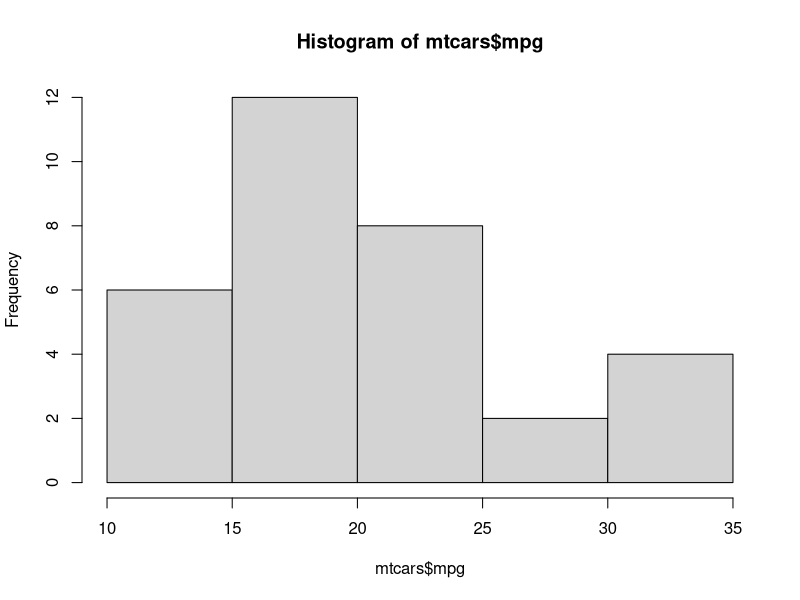
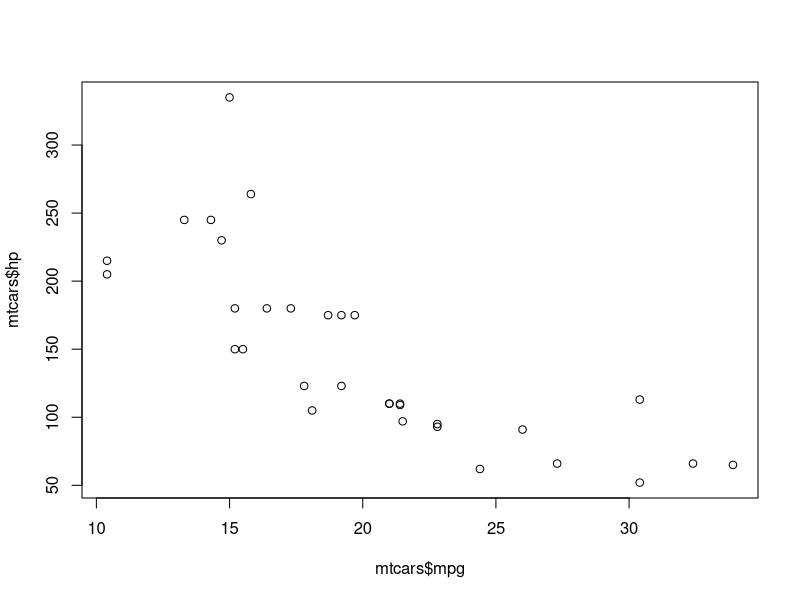
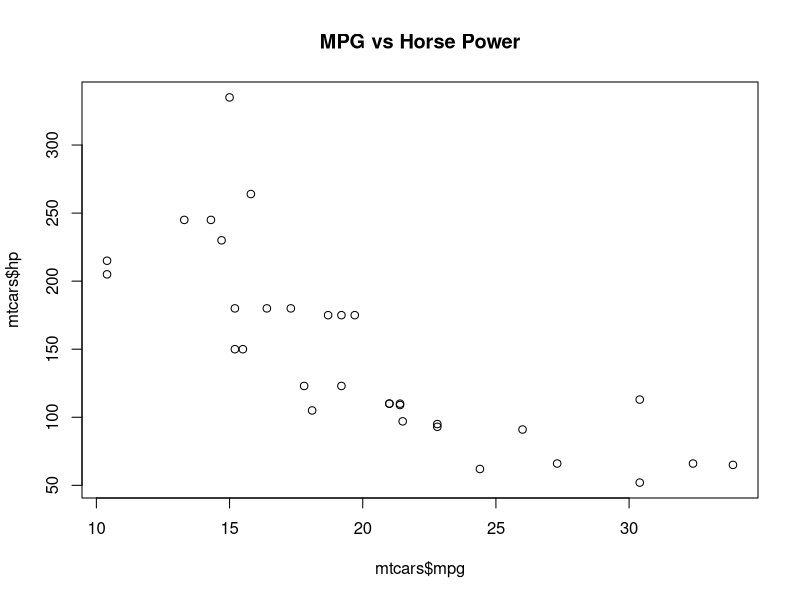
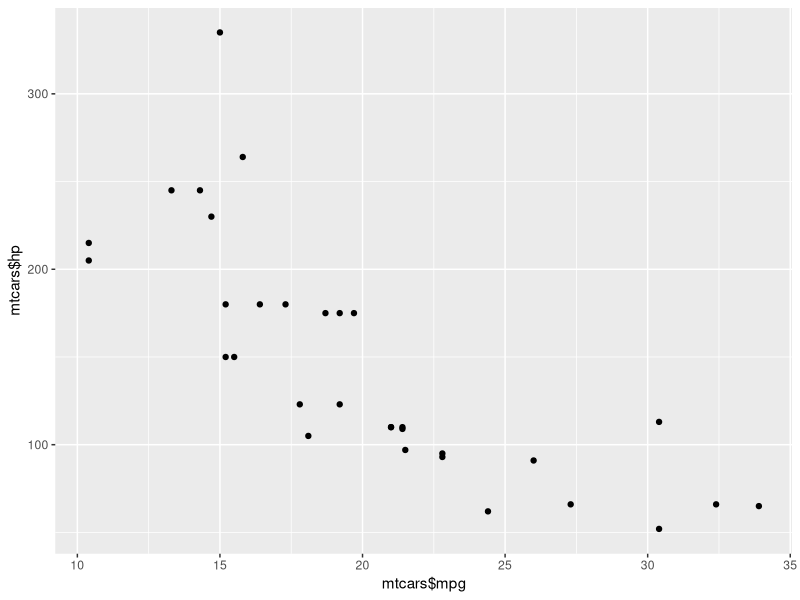
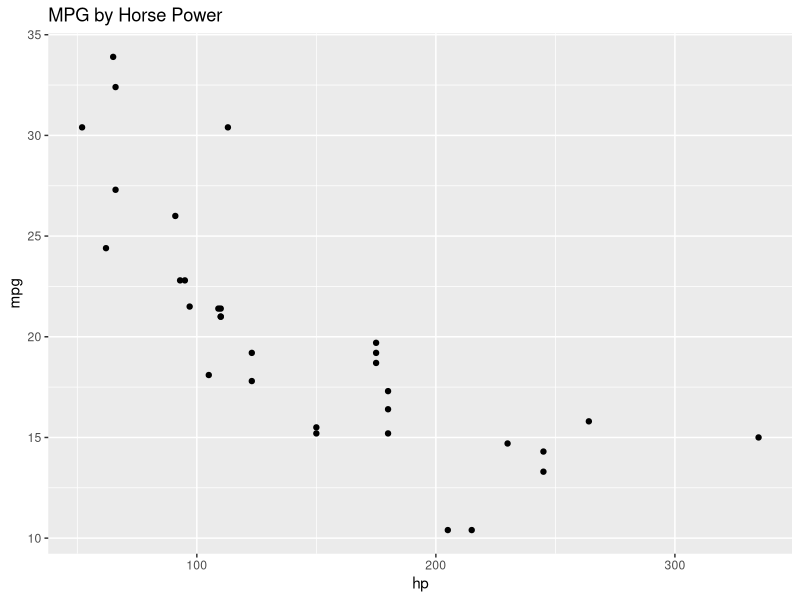
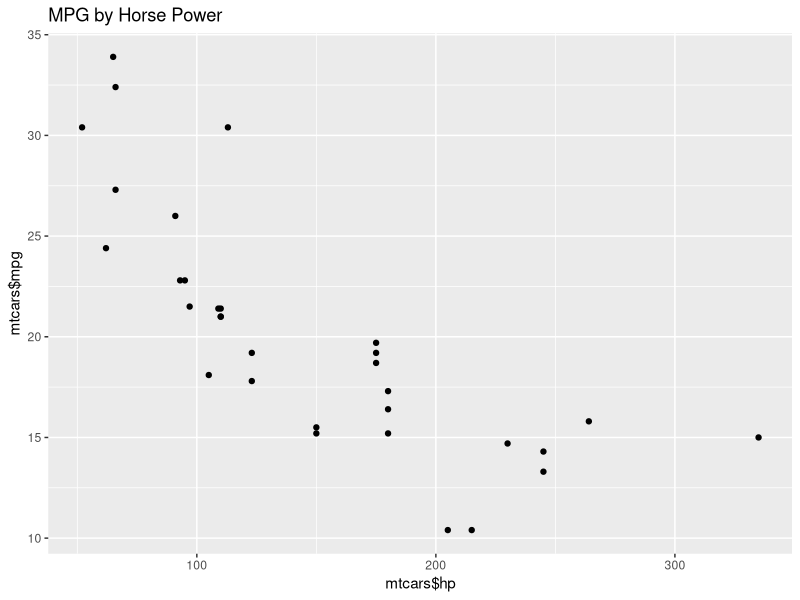

Write R code to recreate these figures, in order.
#BA Induction overview

?mtcars # gives the description of the data set mtcars

#load data set
data(mtcars)
#overview of dataset str is structure not string here
str(mtcars)
#descreptive stats
summary(mtcars)

#mean
mean(mtcars$mpg)
#plots
#hist(x,...)
hist(mtcars$mpg)
#plot(x,y)
plot(mtcars$mpg, mtcars$hp)

#title
plot(mtcars$mpg,mtcars$hp,main="MPG vs Horse Power")

install.packages("tidyverse") #install from CRAN
#install ggplot2
install.packages("ggplot2")
library(ggplot2)

qplot(mtcars$mpg,mtcars$hp)

#both are same below
qplot(y=mpg,x=hp,data=mtcars,main="MPG by Horse Power")
qplot(y=mtcars$mpg,x=mtcars$hp,main="MPG by Horse Power")


#operators in R
#Exercise 1 
x<-99
x
print(x)
class(x) #numeric

y<-"hello"
print(y)
class(y)#character

5+1
10*10
8/3
8/2
paste(x,y)
#class exercise 2

name<-"John"
name
x<-9764*478
y<-6743/74

paste(x,y)

 #vectors, lists matrics and data frames
#vectors is same class

a<-c(3,5,8)
a

b<-c("Hellow","x")
b

c<-c(TRUE,FALSE)
c

#list is diffrent class
d<-list(1,"hello")
d

e<-list(9,"bye",1.7)
e

#matrics is vectors with dimensions (rows and columns)
f<-matrix(2:7,nrow=2,ncol=3)
f

#data frames is collection of lists (rows)

g<-factor(c("yes","no","no","yes","yes","ok"))
g
table(g)

levels(g)

#missing values in R - DQ Issues

h<-c(2,8,NA,4,6)
h
summary(h) #gives the NA 

#data frames are list of list
i<-data.frame(ID=1:5,name=c("sarah","mark","emma","david","e"))
i

#subletting data in R

j<-c(2,6,7,10,16)
j[3]
j[1]
j[1:4]
j>6
j[j>6]


#subsetting matrices

x<-matrix(1:12,3,4)
x
x[3,4]
x[2,]
x[,3]


list_2<-list(names=c("mark","sue","john"),ages=c(10,14,18))
list_2
list_2$names
list_2["names"]

list_2[[2]][[3]]

k<-c(1,6,NA,14,NA,22)
print(is.na(k))
print(which(is.na(k))) # index of NA values

df<-complete.cases(k)
print(df)

#omit removes all the NA in the data frame

airquality<-na.omit(airquality)
airquality
airquality<-airquality[complete.cases(airquality),]
airquality
summary(airquality)
str(airquality)

#class exercise
t<-c(1,2,NA,3,NA,4)
t<-is.na(t)
t
df<-complete.cases(t)
df

student<-list(name=c("Madhu","Rohan","John"),grades=c(90,80,70))
student["grades"]
student$grades           

matrix_a<-matrix(1:25,5,5)
matrix_a
matrix_a[3,]
matrix_a[,2]
